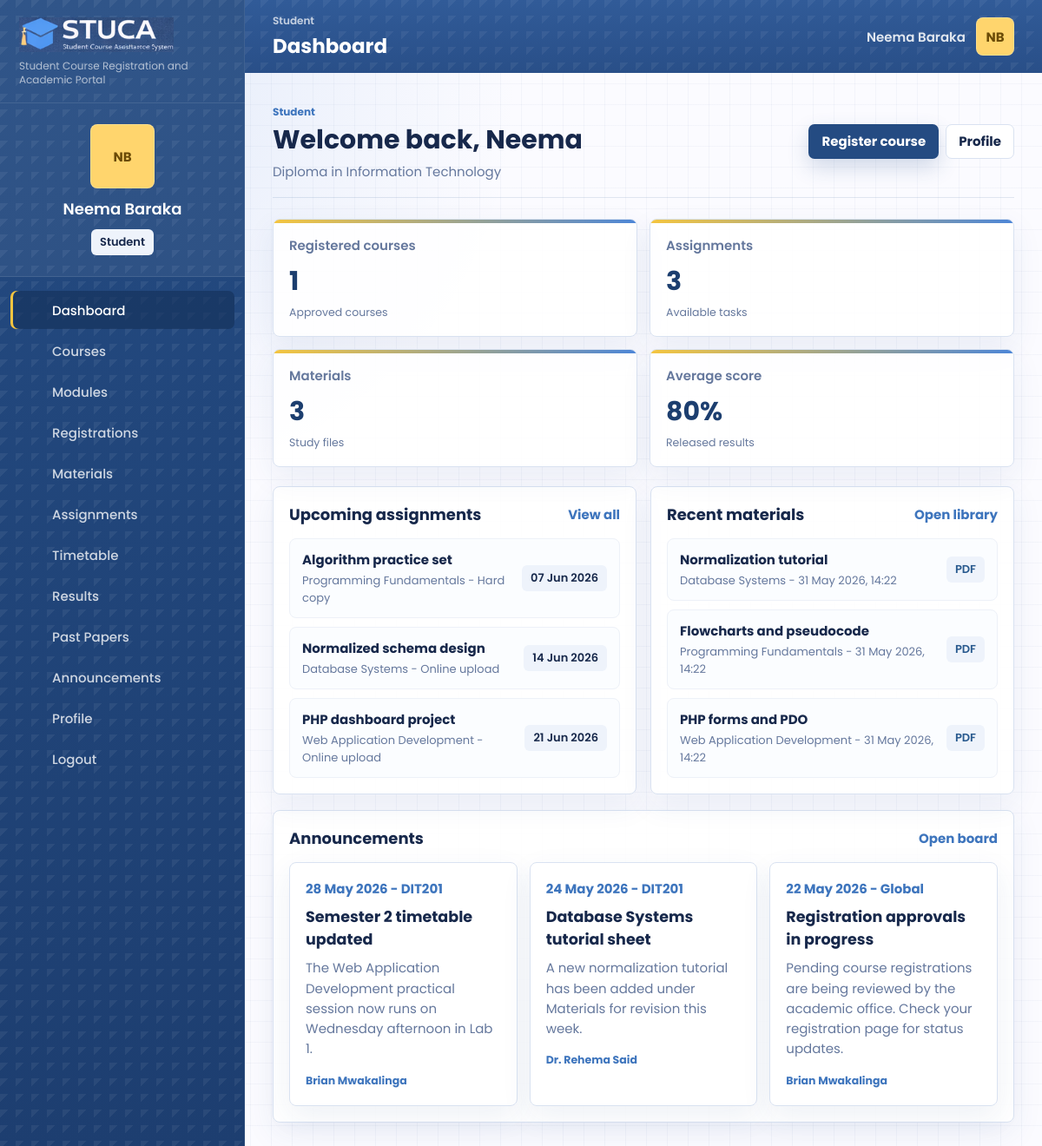
/dashboard.php (signed in), run on an earlier commit of the app's database.
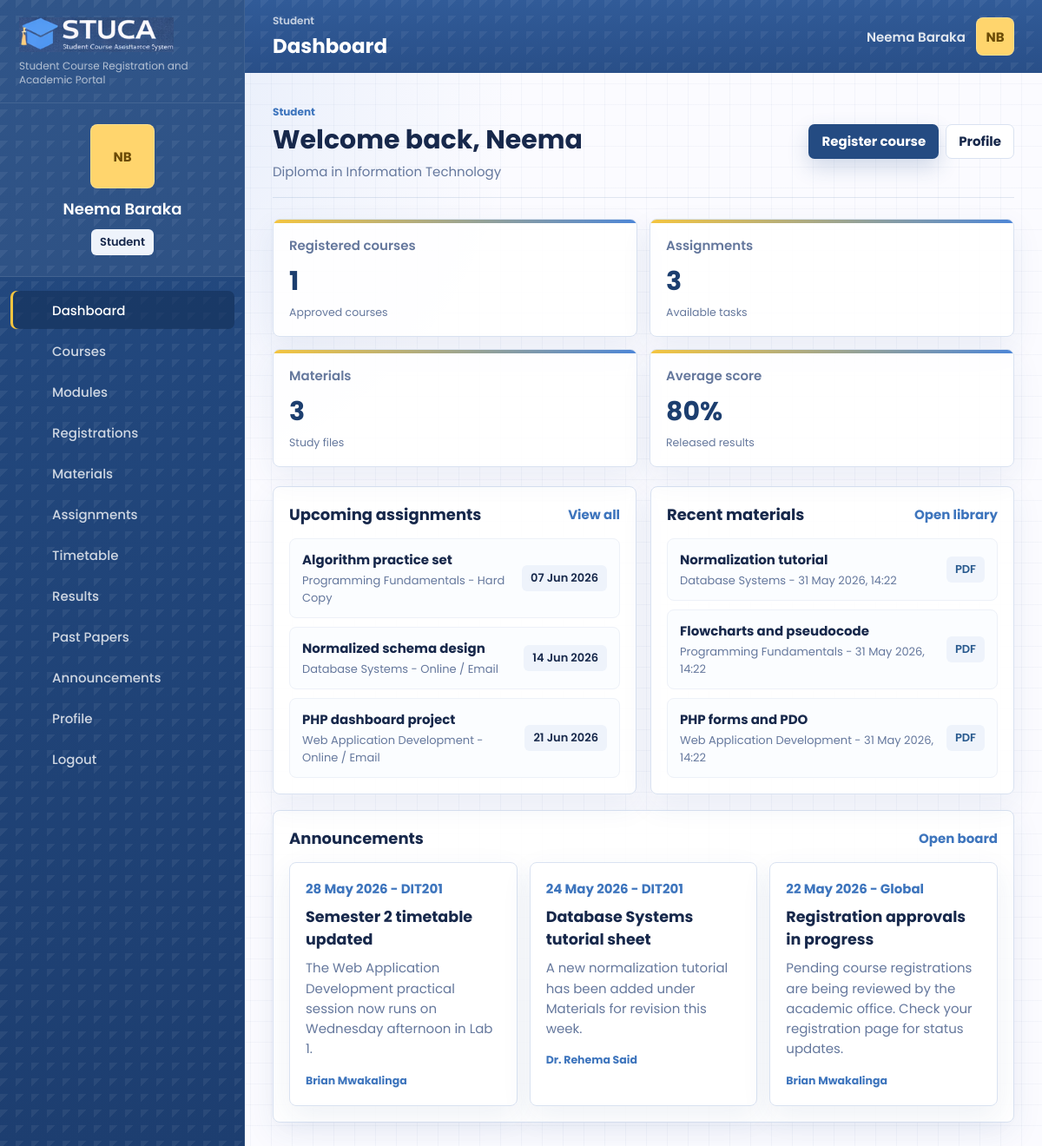
And on a later commit of the database.
### tables this page shows
CREATE TABLE assignments (
    id INT UNSIGNED AUTO_INCREMENT PRIMARY KEY,
    course_id INT UNSIGNED NOT NULL,
    module_id INT UNSIGNED NULL,
    lecturer_id INT UNSIGNED NULL,
    semester_id INT UNSIGNED NULL,
    title VARCHAR(190) NOT NULL,
    instructions TEXT NULL,
    date_given DATE NULL,
    deadline DATE NOT NULL,
    submission_type VARCHAR(80) NOT NULL DEFAULT 'Online upload',
    file_path VARCHAR(255) NULL,
    status ENUM('open', 'closed') NOT NULL DEFAULT 'open',
    created_at TIMESTAMP DEFAULT CURRENT_TIMESTAMP,
    updated_at TIMESTAMP DEFAULT CURRENT_TIMESTAMP ON UPDATE CURRENT_TIMESTAMP,
    INDEX idx_assignments_course (course_id),
    INDEX idx_assignments_module (module_id),
    INDEX idx_assignments_deadline (deadline),
    CONSTRAINT fk_assignments_course FOREIGN KEY (course_id) REFERENCES courses(id) ON DELETE CASCADE,
    CONSTRAINT fk_assignments_module FOREIGN KEY (module_id) REFERENCES modules(id) ON DELETE SET NULL,
    CONSTRAINT fk_assignments_lecturer FOREIGN KEY (lecturer_id) REFERENCES users(id) ON DELETE SET NULL,
    CONSTRAINT fk_assignments_semester FOREIGN KEY (semester_id) REFERENCES semesters(id) ON DELETE SET NULL
);

CREATE TABLE modules (
    id INT UNSIGNED AUTO_INCREMENT PRIMARY KEY,
    course_id INT UNSIGNED NOT NULL,
    semester_id INT UNSIGNED NULL,
    code VARCHAR(40) NOT NULL UNIQUE,
    title VARCHAR(190) NOT NULL,
    description TEXT NULL,
    credits TINYINT UNSIGNED NOT NULL DEFAULT 3,
    created_at TIMESTAMP DEFAULT CURRENT_TIMESTAMP,
    updated_at TIMESTAMP DEFAULT CURRENT_TIMESTAMP ON UPDATE CURRENT_TIMESTAMP,
    INDEX idx_modules_course (course_id),
    INDEX idx_modules_semester (semester_id),
    CONSTRAINT fk_modules_course FOREIGN KEY (course_id) REFERENCES courses(id) ON DELETE CASCADE,
    CONSTRAINT fk_modules_semester FOREIGN KEY (semester_id) REFERENCES semesters(id) ON DELETE SET NULL
);

### public/dashboard.php (the view, shortened to what the changed rows need)
<?php
require dirname(__DIR__) . '/app/bootstrap.php';
$user = current_user();
$repo = repository();
$role = $user['role'];
$assignments = array_slice($repo->getAssignments([], $user), 0, 4);
$registrations = array_slice($repo->getCourseRegistrations(['status' => 'pending'], $user), 0, 4);
page_start('Dashboard', 'dashboard');
?>
<section class="page-title-row dashboard-hero">
    <div>
        <h2>Welcome back, <?= e(explode(' ', $user['name'])[0]) ?></h2>
    </div>
</section>
<section class="dashboard-grid">
    <article class="panel">
        <div class="panel-heading">
            <h2><?= is_admin_role($role) || $role === 'department_head' ? 'Pending registrations' : 'Upcoming assignments' ?></h2>
        </div>
        <div class="list-stack">
            <?php $items = (is_admin_role($role) || $role === 'department_head') ? $registrations : $assignments; ?>
            <?php foreach ($items as $item): ?>
                <?php if (isset($item['student_name'])): ?>
                    <a class="list-item" href="registrations.php?search=<?= e(urlencode($item['student_name'])) ?>">
                        <span>
                            <strong><?= e($item['student_name']) ?></strong>
                            <small><?= e($item['course_title']) ?> - <?= e($item['semester'] ?? '') ?></small>
                        </span>
                        <span class="pill warning"><?= e($item['status']) ?></span>
                    </a>
                <?php else: ?>
                    <a class="list-item" href="assignments.php?search=<?= e(urlencode($item['title'])) ?>">
                        <span>
                            <strong><?= e($item['title']) ?></strong>
                            <small><?= e($item['module_name'] ?: $item['course_title']) ?> - <?= e($item['submission_type']) ?></small>
                        </span>
                        <span class="pill"><?= e(display_date($item['deadline'])) ?></span>
                    </a>
                <?php endif; ?>
            <?php endforeach; ?>
        </div>
    </article>
    <article class="panel">
        <div class="panel-heading">
            <h2>Recent materials</h2>
        </div>
    </article>
</section>
<section class="panel">
    <div class="panel-heading">
        <h2>Announcements</h2>
    </div>
</section>

What changed in the data, as far as the page shows it:
changed assignments "Algorithm practice set": submission_type "Hard copy" → "Hard Copy"
changed assignments "Normalized schema design": submission_type "Online upload" → "Online / Email"
changed assignments "PHP dashboard project": submission_type "Online upload" → "Online / Email"
